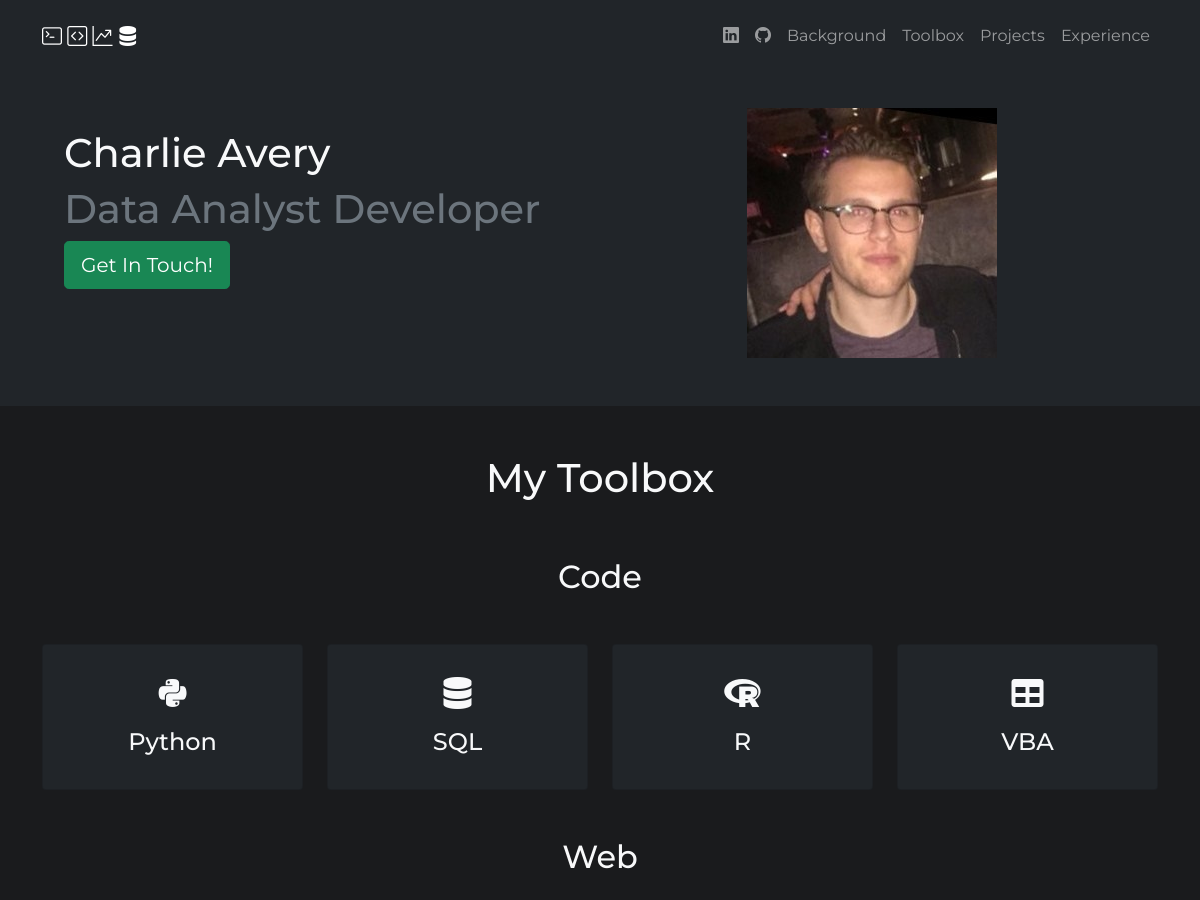
The app's page / (upper part), older data.
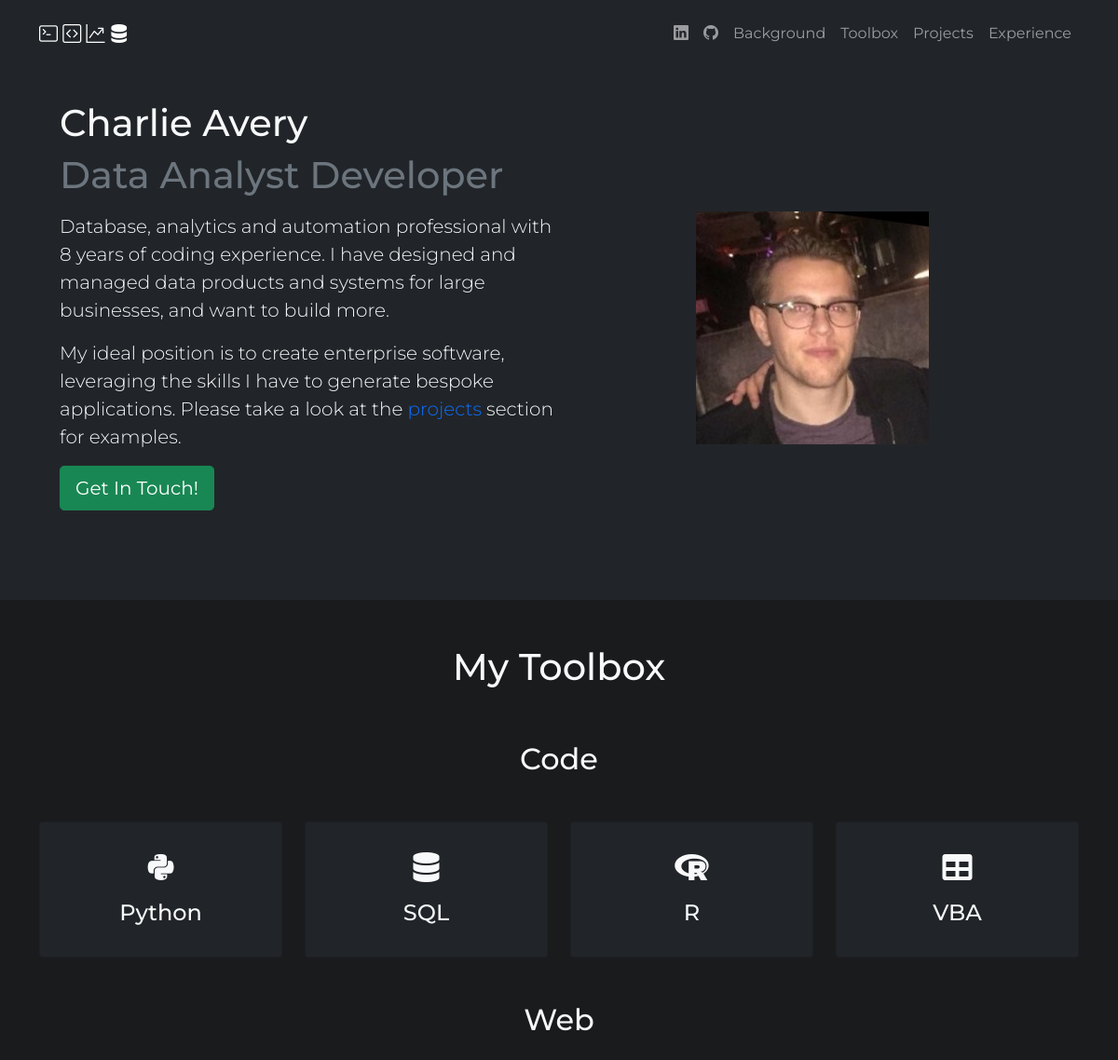
The same page, newer data.
### portfolio/models.py (models this page shows, shortened)
class TagCategory(models.Model):
    name        = models.CharField(max_length=100)
    hierarchy   = models.IntegerField(null=True, unique=True)

class Tag(models.Model):
    name        = models.CharField(max_length=100)
    tagcategory = models.ForeignKey(TagCategory, related_name='tag',
        on_delete=models.DO_NOTHING, null=True, blank=True)
    icon_class  = models.CharField(max_length=100, null=True, blank=True)

class Intro(models.Model):
    content   = models.TextField()
    hierarchy = models.IntegerField(null=True, unique=True)

### portfolio/views.py (the view)
# urls.py: path('', views.home, name='home'),
def home(request):
    intro    = Intro.objects.all().order_by('hierarchy')
    tagcats  = TagCategory.objects.all().prefetch_related('tag').order_by('hierarchy')
    projects = Project.objects.all().prefetch_related('tags').order_by('date_created')
    cvrole   = CVRole.objects.all().prefetch_related('roleitems').order_by('-start_date')
    context = {
        'tagcats':tagcats,
        'projects':projects,
        'intro':intro,
        'cvrole':cvrole,
    }
    return render(request, 'portfolio/main/index.html', context)

### templates/portfolio/main/index.html (shortened to what this page needs)
{% extends 'portfolio/base.html' %}
{% load static %}
{% block content %}
<section class="bg-dark text-light p-5 text-center text-md-start" id="background">
  <div class="container">
    <div class="d-md-flex align-items-center justify-content-between">
      <div class="col mb-5 mx-1">
        <h1>Charlie Avery </h1>
        <h1 class="text-muted">Data Analyst Developer</h1>
        {% for i in intro %}
          <p class="lead my-3">
            {{ i.content | safe }}
          </p>
        {% endfor %}
        <button class="btn btn-success btn-lg" data-bs-toggle="modal" data-bs-target="#contact">
          Get In Touch!
        </button>
      </div>
      <div class="col">
        <img class="mx-auto d-none d-md-block" src="{% static 'images/charlie.jfif' %}" alt="">
      </div>
    </div>
  </div>
</section>
<section class="bg-gray-8 text-light p-5" id="toolbox">
  <div class="container text-center">
    <div class="h1">My Toolbox</div>
  </div>
</section>
{% include 'portfolio/main/tools_div.html' %}
{% endblock content %}

### templates/portfolio/base.html (shortened to what this page needs)
{% load static %}
<!DOCTYPE html>
<html lang="en">
<head>
  <link rel="stylesheet" href="https://cdnjs.cloudflare.com/ajax/libs/font-awesome/5.15.3/css/all.min.css" />
  <link href="https://cdn.jsdelivr.net/npm/bootstrap@5.0.2/dist/css/bootstrap.min.css" rel="stylesheet"
>
  <link rel="stylesheet" href="https://cdn.jsdelivr.net/npm/bootstrap-icons@1.3.0/font/bootstrap-icons.css">
  <link href='https://unpkg.com/boxicons@2.0.9/css/boxicons.min.css' rel='stylesheet'>
  <link rel="stylesheet" type="text/css" href="{% static 'style.css' %}">
</head>
<body>
{% include 'portfolio/navbar.html' %}
{% block content %}{% endblock content %}
</body>
</html>

### templates/portfolio/navbar.html (shortened to what this page needs)
<nav class="navbar navbar-expand-lg fixed-top bg-dark navbar-dark py-3">
  <div class="container">
    <a href="#" class="navbar-brand text-decoration-none">
      <i class="bi bi-terminal"></i>
      <i class="bi bi-code-square"></i>
      <i class="bi bi-graph-up"></i>
      <i class="bi bi-server"></i>
    </a>
    <div class="collapse navbar-collapse" id="navmenu">
      <ul class="navbar-nav ms-auto">
        <li class="nav-item">
          <a href="https://www.linkedin.com/in/charlie-avery-7b4a2a7b/" target="_blank" class="nav-link">
            <i class="bi bi-linkedin"></i>
          </a>
        </li>
        <li class="nav-item">
          <a href="https://github.com/charliewhu/" target="_blank" class="nav-link">
            <i class="bi bi-github"></i>
          </a>
        </li>
        <li class="nav-item">
          <a href="#background" class="nav-link">Background</a>
        </li>
        <li class="nav-item">
          <a href="#toolbox" class="nav-link">Toolbox</a>
        </li>
        <li class="nav-item">
          <a href="#projects" class="nav-link">Projects</a>
        </li>
        <li class="nav-item">
          <a href="#experience" class="nav-link">Experience</a>
        </li>
      </ul>
    </div>
  </div>
</nav>

### templates/portfolio/main/tools_div.html
{% for tagcat in tagcats %}
  <section class="bg-gray-8 pb-5 text-center" id=''>
    <div class="container">
      <div class="h2 text-light mb-5">{{ tagcat.name }}</div>
      <div class="row justify-content-center g-4">
        {% for tag in tagcat.tag.all %}
        <div class="col-sm-6 col-md-3 col-lg">
          <div class="card bg-dark text-light h-100">
            <div class="card-body">
              <i class="{{ tag.icon_class }}"></i>
              <h4 class="my-3">{{ tag.name }}</h4>
            </div>
          </div>
        </div>
        {% endfor %}
      </div>
    </div>
  </section>
{% endfor %}

### static/style.css (style rules this page uses)
body { font-family: 'Montserrat', sans-serif; }
body::before { display: block; content: ""; height: 60px; }
section { scroll-margin-top: 60px; }
.bg-gray-8 { background-color: #1a1b1d!important; }
a:link { text-decoration: none; }

Row changes from the older to the newer data that the page shows:
added Intro: content "Database, analytics and automation professional with 8 years of coding experience. I have designed and managed data products and systems for large businesses, and want to build more."
added Intro: content "My ideal position is to create enterprise software, leveraging the skills I have to generate bespoke applications. Please take a look at the projects section for examples."
